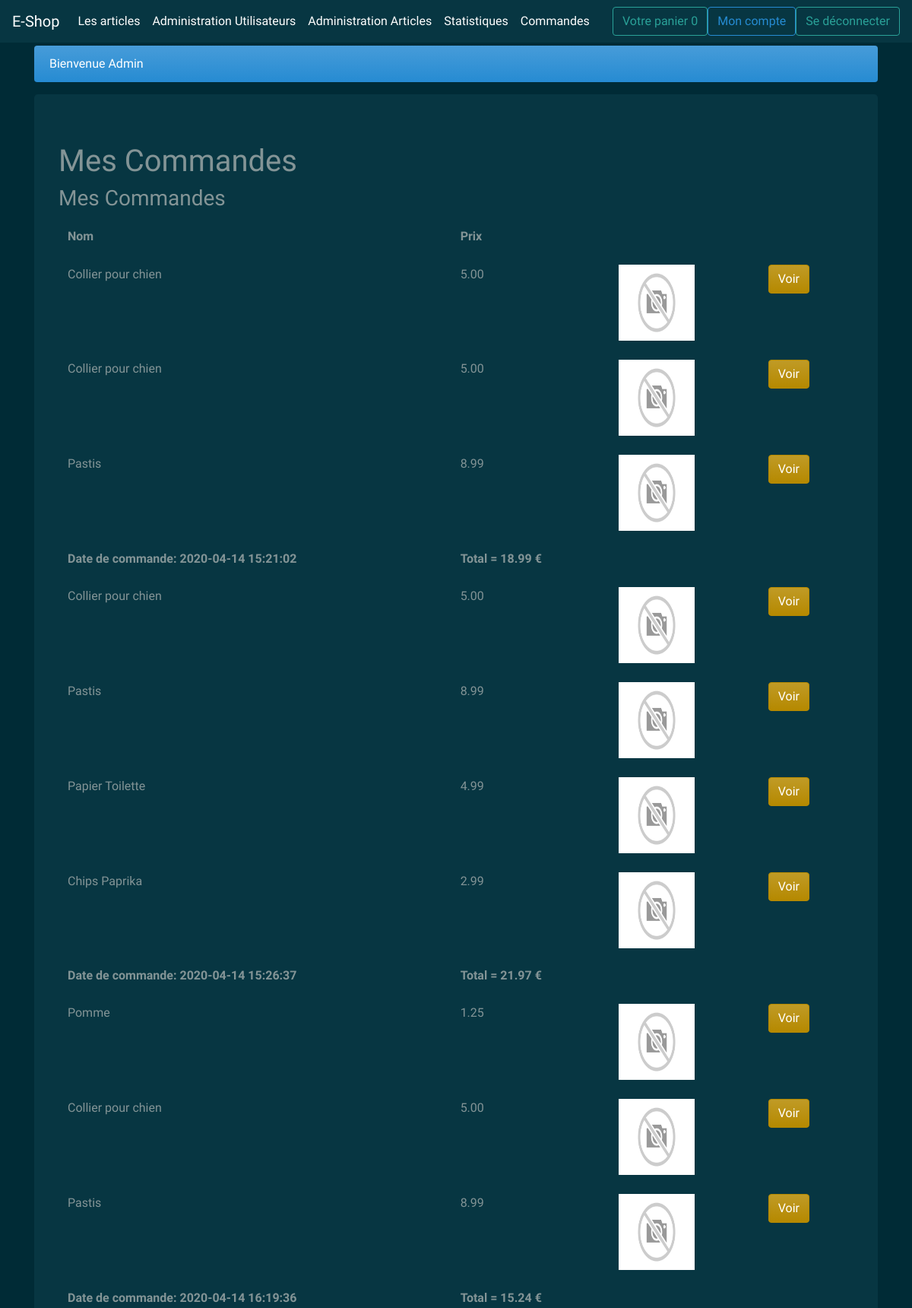
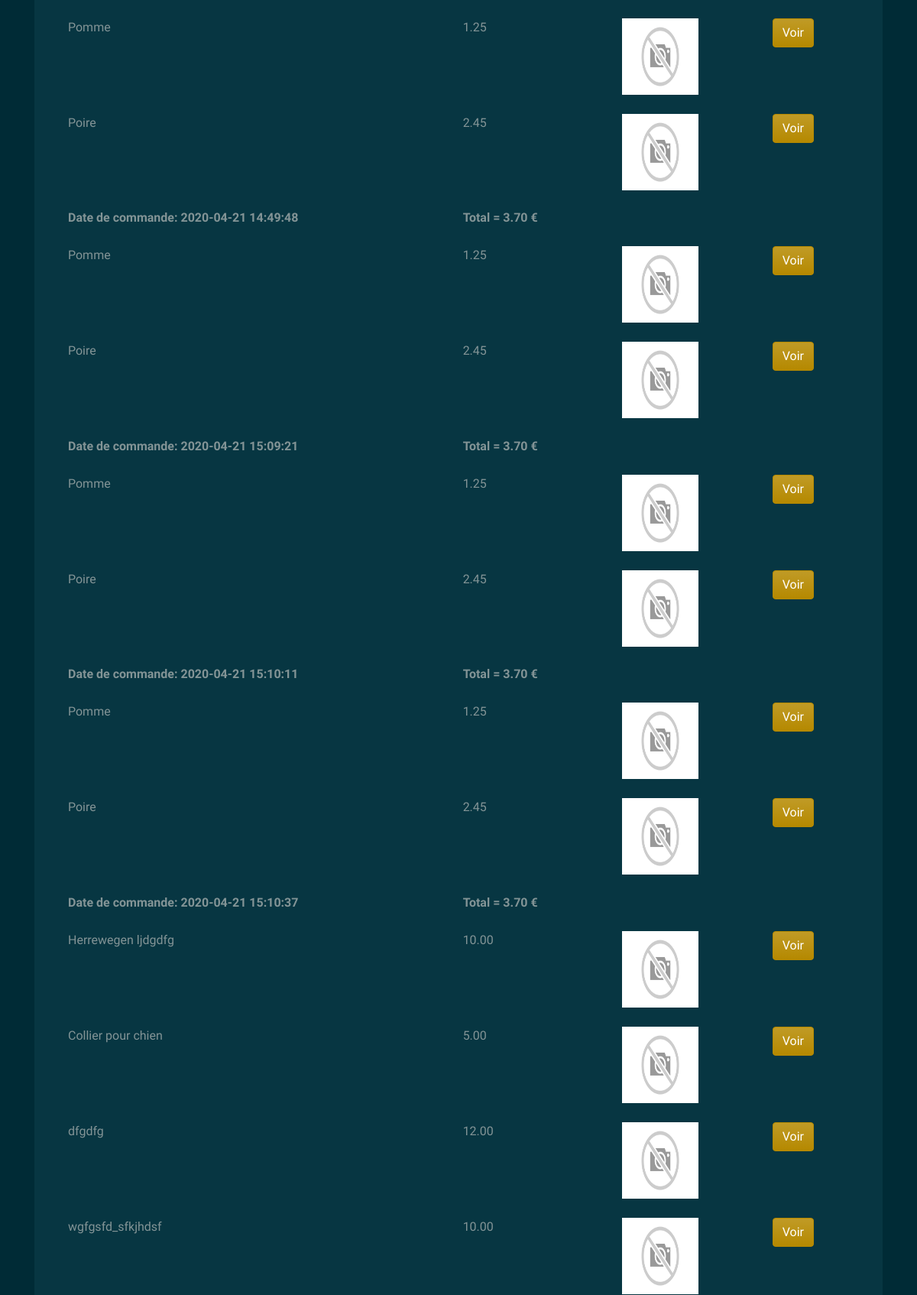
The app's page /user/Admin/commandes (signed in, upper part) with its own data (2 pictures, top to bottom).
### tables this page shows
CREATE TABLE `commande_article` (
  `id` int(11) NOT NULL AUTO_INCREMENT,
  `commandeID` int(11) DEFAULT NULL,
  `articleID` int(11) DEFAULT NULL,
  `prix` decimal(9,2) DEFAULT '0.00',
  `quantite` int(11) DEFAULT NULL,
  PRIMARY KEY (`id`),
  KEY `commandeID` (`commandeID`),
  KEY `articleID` (`articleID`),
  CONSTRAINT `commande_article_ibfk_1` FOREIGN KEY (`commandeID`) REFERENCES `commande` (`id`),
  CONSTRAINT `commande_article_ibfk_2` FOREIGN KEY (`articleID`) REFERENCES `article` (`id`)
);

CREATE TABLE `article` (
  `id` int(11) NOT NULL AUTO_INCREMENT,
  `nom` varchar(255) NOT NULL,
  `prix` decimal(9,2) DEFAULT '0.00',
  `stock` int(10) DEFAULT NULL,
  `poid` varchar(10) DEFAULT NULL,
  `marque` varchar(255) DEFAULT NULL,
  `categorieID` int(11) NOT NULL,
  `image` varchar(255) DEFAULT NULL,
  `description` text,
  `actif` tinyint(1) DEFAULT '1',
  PRIMARY KEY (`id`),
  KEY `categorieID` (`categorieID`),
  CONSTRAINT `article_ibfk_1` FOREIGN KEY (`categorieID`) REFERENCES `categorie` (`id`)
);

CREATE TABLE `commande` (
  `id` int(11) NOT NULL AUTO_INCREMENT,
  `utilisateurID` int(11) DEFAULT NULL,
  `statutID` int(11) DEFAULT NULL,
  `total` decimal(9,2) DEFAULT '0.00',
  `date` timestamp NULL DEFAULT NULL,
  PRIMARY KEY (`id`),
  KEY `utilisateurID` (`utilisateurID`),
  KEY `statutID` (`statutID`),
  CONSTRAINT `commande_ibfk_1` FOREIGN KEY (`utilisateurID`) REFERENCES `utilisateur` (`id`),
  CONSTRAINT `commande_ibfk_2` FOREIGN KEY (`statutID`) REFERENCES `statut` (`id`)
);

### controllers/user_commandes.php (called while the page is built, shortened)
<?php
require 'models/book.php';
require 'models/articles.php';
if(REQ_TYPE_ID){
    $commandes = getAllBooksByUserId($_SESSION['id']);
    if(empty($commandes)){
        header("Location: ".ROOT_PATH."user");
        $_SESSION['error'] = "Vous n'avez pas encore de commande";
        exit();
    }else{
    $articles=array();
    foreach($commandes as $commande){
        $commande_articlesTemp = getAllBooksArticlesByCommandeID($commande['id']);
        foreach($commande_articlesTemp as $commande_article){
            array_push($articles, getEverythingBookedByUserId($_SESSION['id'], $commande_article['id'], $commande_article['articleID']));
        }
}
}
}
else {
    header("Location: ".ROOT_PATH."login");
    exit();
}
include 'views/user_commandes.php';
?>

### models/db.php (called while the page is built)
<?php
function getDB() {
    try
    {
        $bdd = new PDO('mysql:host=localhost;dbname=superchouette;charset=utf8', ''.BDD_LOGIN.'', ''.BDD_PASS.'', array(PDO::ATTR_ERRMODE => PDO::ERRMODE_EXCEPTION));
        return $bdd;
    }
    catch (Exception $e)
    {
        die('Erreur : ' . $e->getMessage());
    }
}

### models/book.php (called while the page is built, shortened)
<?php
require_once 'models/db.php';
function getAllBooksByUserId($userId){
    $reponse = getDB()->prepare('SELECT * FROM COMMANDE WHERE utilisateurID = :id ORDER BY id ASC');
    $reponse->execute([':id' => $userId]);
    $books = $reponse->fetchAll();
    return $books;
}
function getEverythingBookedByUserId($userID, $caID, $articleID){
    $reponse = getDB()-> prepare('SELECT a.id AS articleID, a.nom AS articleNom, a.image AS articleImage, a.description AS articleDescription, ca.id AS commandeArticleID, ca.commandeID AS commandeID, ca.prix AS prix, c.utilisateurID AS userID, c.statutID AS statut, c.total AS total
        FROM article AS a
        JOIN commande_article AS ca
        ON a.id = ca.articleID
        JOIN commande AS c
        ON ca.commandeID = c.id
        WHERE c.utilisateurID = :userID AND ca.id = :caID AND a.id = :articleID');
    $reponse->execute([':userID' => $userID, ':caID' => $caID, ':articleID' => $articleID]);
    $articleEverything = $reponse->fetch();
    return $articleEverything;
}
?>

### views/user_commandes.php (the view, shortened to what this page needs)
<h3>Mes Commandes</h3>
<table class="table">
  <thead>
    <tr>
      <th scope="col">Nom</th>
      <th scope="col">Prix</th>
    </tr>
  </thead>
  <tbody>
  <?php foreach($commandes as $commande): ?>
<?php foreach($articles as $article):  ?>
  <?php if($article['commandeID'] == $commande['id']): ?>
    <tr>
      <td><?= $article['articleNom'] ?></td>
      <td><?= $article['prix'] ?></td>
      <td><img src="<?= ROOT_PATH.$article['articleImage']?>" width="100px" height="100px"></td>
      <td>
            <a href="<?=ROOT_PATH?>article/<?= $article['articleNom']?>" class="btn btn-primary">Voir</a>
      </td>
    </tr>
  <?php endif ?>
  <?php endforeach ?>
  <th>Date de commande: <?= $commande['date']?></th>
      <th>Total = <?=$commande['total']?> €</th>
<?php endforeach ?>
  </tbody>
</table>
<?php
include('includes/template.php');
?>

### public/css/sticky-footer-navbar.css (style rules this page uses)
html { position: relative; min-height: 100%; }
body { margin-bottom: 60px; }

### records on screen
commande: date "2020-04-14 15:21:02", total "18.99"
commande_article: articleID.nom "Collier pour chien", prix "5.00", articleID.image (placeholder picture)
commande_article: articleID.nom "Collier pour chien", prix "5.00", articleID.image (placeholder picture)
commande_article: articleID.nom "Pastis", prix "8.99", articleID.image (placeholder picture)
commande: date "2020-04-14 15:26:37", total "21.97"
commande_article: articleID.nom "Collier pour chien", prix "5.00", articleID.image (placeholder picture)
commande_article: articleID.nom "Pastis", prix "8.99", articleID.image (placeholder picture)
commande_article: articleID.nom "Papier Toilette", prix "4.99", articleID.image (placeholder picture)
commande_article: articleID.nom "Chips Paprika", prix "2.99", articleID.image (placeholder picture)
commande: date "2020-04-14 16:19:36", total "15.24"
commande_article: articleID.nom "Pomme", prix "1.25", articleID.image (placeholder picture)
commande_article: articleID.nom "Collier pour chien", prix "5.00", articleID.image (placeholder picture)
commande_article: articleID.nom "Pastis", prix "8.99", articleID.image (placeholder picture)
commande: date "2020-04-21 14:49:48", total "3.70"
commande_article: articleID.nom "Pomme", prix "1.25", articleID.image (placeholder picture)
commande_article: articleID.nom "Poire", prix "2.45", articleID.image (placeholder picture)
commande: date "2020-04-21 15:09:21", total "3.70"
commande_article: articleID.nom "Pomme", prix "1.25", articleID.image (placeholder picture)
commande_article: articleID.nom "Poire", prix "2.45", articleID.image (placeholder picture)
commande: date "2020-04-21 15:10:11", total "3.70"
commande_article: articleID.nom "Pomme", prix "1.25", articleID.image (placeholder picture)
commande_article: articleID.nom "Poire", prix "2.45", articleID.image (placeholder picture)
commande: date "2020-04-21 15:10:37", total "3.70"
commande_article: articleID.nom "Pomme", prix "1.25", articleID.image (placeholder picture)
commande_article: articleID.nom "Poire", prix "2.45", articleID.image (placeholder picture)
commande_article: articleID.nom "Herrewegen ljdgdfg", prix "10.00", articleID.image (placeholder picture)
commande_article: articleID.nom "Collier pour chien", prix "5.00", articleID.image (placeholder picture)
commande_article: articleID.nom "dfgdfg", prix "12.00", articleID.image (placeholder picture)
commande_article: articleID.nom "wgfgsfd_sfkjhdsf", prix "10.00", articleID.image (placeholder picture)

### other values on screen
$_SESSION['articleQty'] "0"
$_SESSION['message'] "Bienvenue Admin"
$title "Mes Commandes"
